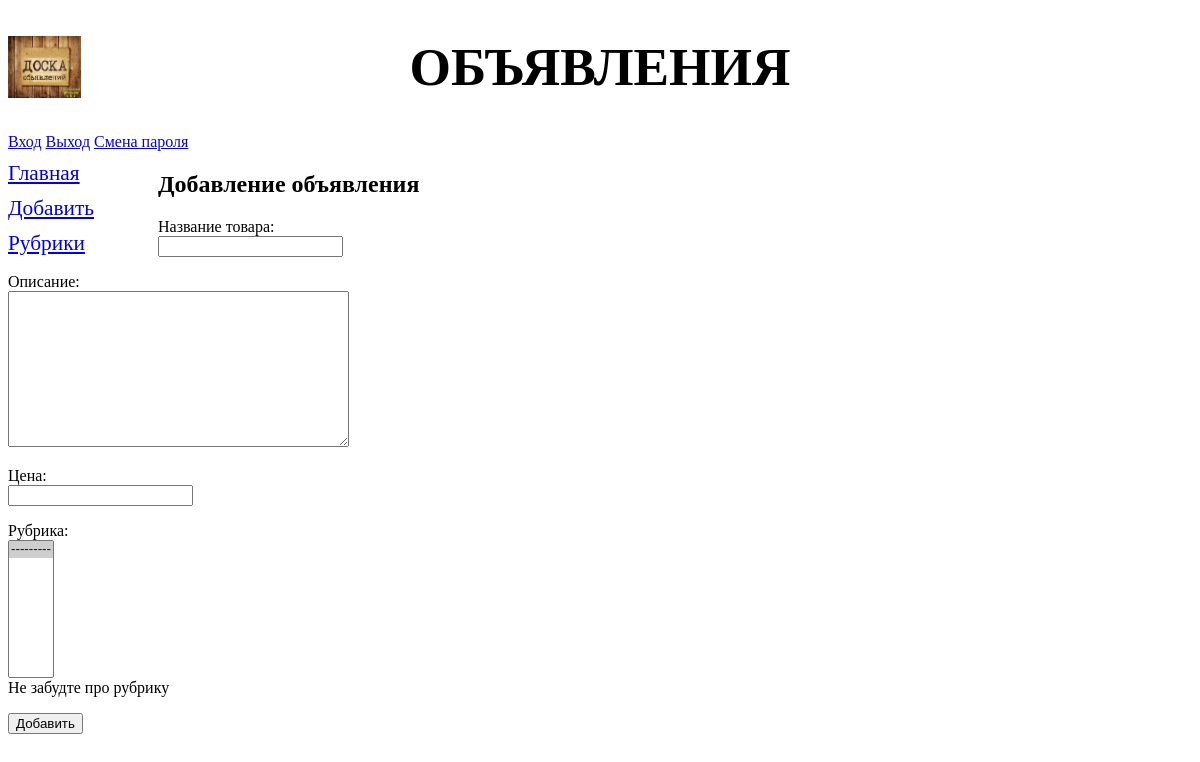
Page /bboard/add/ on the earlier database version.
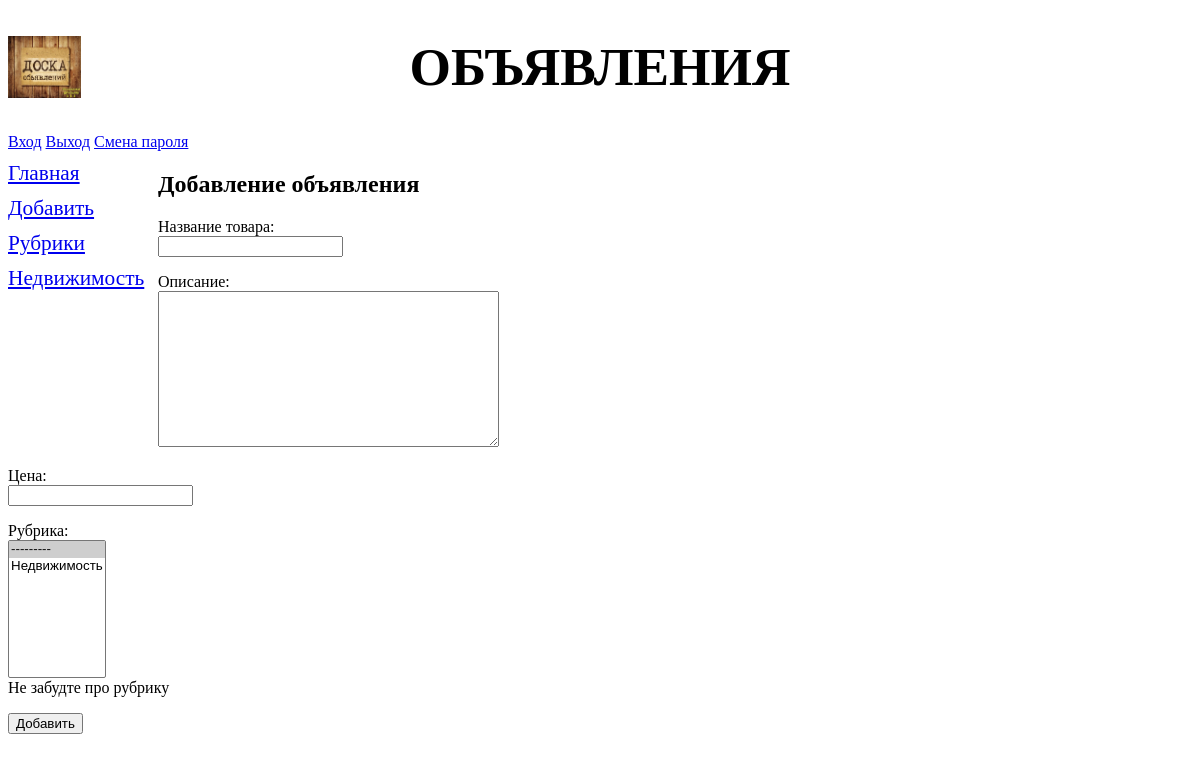
Same page on the later database version.
### bboard/models.py (models this page shows)
class Rubric(models.Model):
    name = models.CharField(max_length=20, db_index=True, verbose_name='Название')
    order = models.SmallIntegerField(default=0, db_index=True)
    objects = models.Manager()
    bbs = RubricManager()
    def __str__(self):
        return self.name
    class Meta:
        verbose_name_plural = 'Рубрики'
        verbose_name = 'Рубрика'
        ordering = ['order', 'name']

### bboard/views.py (the view)
# urls.py: path('add/', BbCreateView.as_view(), name='add'),
class BbCreateView(CreateView):
    template_name = 'bboard/create.html'
    form_class = BbForm
    success_url = '/bboard/'
    def get_context_data(self, **kwargs):
        context = super().get_context_data(**kwargs)
        context['rubrics'] = Rubric.objects.all()
        return context

### bboard/forms.py (shortened to what this page needs)
class BbForm(forms.ModelForm):
    title = forms.CharField(label='Название товара', validators=[validators.RegexValidator(regex='^.{4,}$')],
                            error_messages={'invalid': 'Короткое название'})
    price = forms.DecimalField(label='Цена', decimal_places=2)
    rubric = forms.ModelChoiceField(queryset=Rubric.objects.all(), label='Рубрика',
                                    help_text='Не забудте про рубрику', widget=forms.widgets.Select(attrs={'size': 8}))
    class Meta:
        model = Bb
        fields = ('title', 'content', 'price', 'rubric')
        labels = {'title': 'Название товара'}

### bboard/templates/bboard/create.html (shortened to what this page needs)
{% extends "layout/base.html" %}
{% block content %}
<h2>Добавление объявления</h2>
<form method="post">
    {% for field in form.visible_fields %}
    <p>{{ field.label_tag }}<br>{{ field }}<br>{{ field.help_text }}</p>
    {% endfor %}
    <input type="submit" value="Добавить">
</form>
{% endblock %}

### bboard/templates/layout/base.html (shortened to what this page needs)
<!DOCTYPE html>
{% load static %}
<html lang="ru">
<head>
    <link rel="stylesheet" type="text/css" href="{% static 'bboard/style.css' %}">
</head>
<body>
    <header>
        <h1>Объявления</h1>
        <a href="{% url 'login' %}">Вход</a>
        <a href="{% url 'logout' %}">Выход</a>
        <a href="{% url 'password_change' %}">Смена пароля</a>
    </header>
    <nav>
        <a href="{% url 'index' %}">Главная</a>
        <a href="{% url 'add' %}">Добавить</a>
        <a href="{% url 'rubrics' %}">Рубрики</a>
        {% for rubric in rubrics %}
        <a href="{% url 'by_rubric' rubric.pk %}">
            {{ rubric.name }}</a>
        {% endfor %}
    </nav>
    <section>
        {% block content %}
        {% endblock %}
    </section>
</body>
</html>

Differences in the rows shown:
added Rubric: name "Недвижимость"
Other differences:
form field rubric: "--------- ☑" → "--------- ☑ / Недвижимость"
